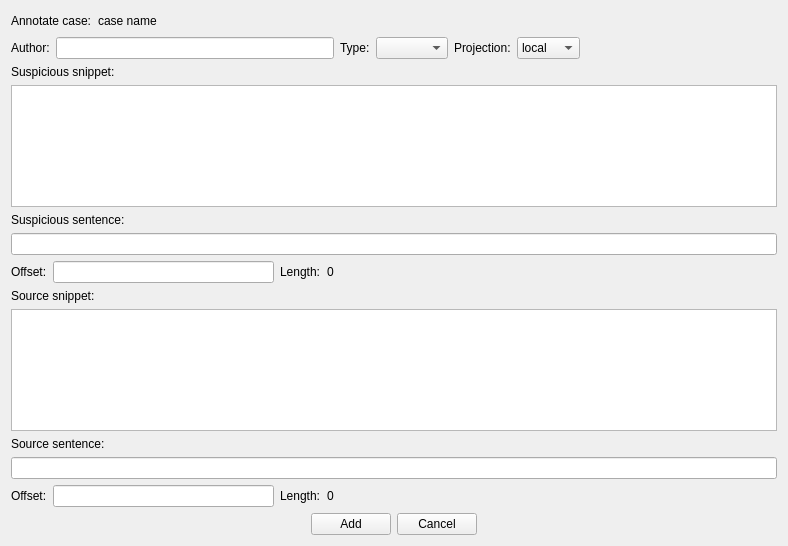
<?xml version="1.0" encoding="UTF-8"?>
<ui version="4.0">
 <class>Add_Annotation</class>
 <widget class="QWidget" name="Add_Annotation">
  <property name="windowModality">
   <enum>Qt::WindowModal</enum>
  </property>
  <property name="geometry">
   <rect>
    <x>0</x>
    <y>0</y>
    <width>788</width>
    <height>546</height>
   </rect>
  </property>
  <property name="windowTitle">
   <string>Add annotation</string>
  </property>
  <layout class="QGridLayout" name="gridLayout">
   <item row="0" column="0">
    <layout class="QHBoxLayout" name="horizontalLayout_7">
     <item>
      <widget class="QLabel" name="label_8">
       <property name="text">
        <string>Annotate case:</string>
       </property>
      </widget>
     </item>
     <item>
      <widget class="QLabel" name="lb_case_name">
       <property name="text">
        <string>case name</string>
       </property>
      </widget>
     </item>
     <item>
      <spacer name="horizontalSpacer_8">
       <property name="orientation">
        <enum>Qt::Horizontal</enum>
       </property>
       <property name="sizeHint" stdset="0">
        <size>
         <width>40</width>
         <height>20</height>
        </size>
       </property>
      </spacer>
     </item>
    </layout>
   </item>
   <item row="1" column="0">
    <layout class="QHBoxLayout" name="horizontalLayout_4">
     <item>
      <layout class="QHBoxLayout" name="horizontalLayout">
       <item>
        <widget class="QLabel" name="label">
         <property name="text">
          <string>Author:</string>
         </property>
        </widget>
       </item>
       <item>
        <widget class="QLineEdit" name="le_author"/>
       </item>
      </layout>
     </item>
     <item>
      <layout class="QHBoxLayout" name="horizontalLayout_2">
       <item>
        <widget class="QLabel" name="label_2">
         <property name="text">
          <string>Type:</string>
         </property>
        </widget>
       </item>
       <item>
        <widget class="QComboBox" name="cb_type"/>
       </item>
      </layout>
     </item>
     <item>
      <layout class="QHBoxLayout" name="horizontalLayout_3">
       <item>
        <widget class="QLabel" name="label_3">
         <property name="text">
          <string>Projection:</string>
         </property>
        </widget>
       </item>
       <item>
        <widget class="QComboBox" name="cb_projection">
         <item>
          <property name="text">
           <string>local</string>
          </property>
         </item>
         <item>
          <property name="text">
           <string>global</string>
          </property>
         </item>
        </widget>
       </item>
       <item>
        <spacer name="horizontalSpacer_5">
         <property name="orientation">
          <enum>Qt::Horizontal</enum>
         </property>
         <property name="sizeHint" stdset="0">
          <size>
           <width>40</width>
           <height>20</height>
          </size>
         </property>
        </spacer>
       </item>
      </layout>
     </item>
    </layout>
   </item>
   <item row="2" column="0">
    <layout class="QVBoxLayout" name="verticalLayout_5">
     <item>
      <layout class="QVBoxLayout" name="verticalLayout">
       <item>
        <widget class="QLabel" name="label_12">
         <property name="text">
          <string>Suspicious snippet:</string>
         </property>
        </widget>
       </item>
       <item>
        <widget class="QTextEdit" name="te_susp_snippet">
         <property name="readOnly">
          <bool>true</bool>
         </property>
        </widget>
       </item>
      </layout>
     </item>
     <item>
      <layout class="QVBoxLayout" name="verticalLayout_2">
       <item>
        <widget class="QLabel" name="label_10">
         <property name="text">
          <string>Suspicious sentence:</string>
         </property>
        </widget>
       </item>
       <item>
        <widget class="QLineEdit" name="le_susp_sentence"/>
       </item>
      </layout>
     </item>
     <item>
      <layout class="QHBoxLayout" name="horizontalLayout_5">
       <item>
        <widget class="QLabel" name="label_4">
         <property name="text">
          <string>Offset:</string>
         </property>
        </widget>
       </item>
       <item>
        <widget class="QLineEdit" name="le_susp_offset"/>
       </item>
       <item>
        <widget class="QLabel" name="label_5">
         <property name="text">
          <string>Length:</string>
         </property>
        </widget>
       </item>
       <item>
        <widget class="QLabel" name="lb_susp_length">
         <property name="text">
          <string>0</string>
         </property>
        </widget>
       </item>
       <item>
        <spacer name="horizontalSpacer_3">
         <property name="orientation">
          <enum>Qt::Horizontal</enum>
         </property>
         <property name="sizeHint" stdset="0">
          <size>
           <width>40</width>
           <height>20</height>
          </size>
         </property>
        </spacer>
       </item>
       <item>
        <spacer name="horizontalSpacer_4">
         <property name="orientation">
          <enum>Qt::Horizontal</enum>
         </property>
         <property name="sizeHint" stdset="0">
          <size>
           <width>40</width>
           <height>20</height>
          </size>
         </property>
        </spacer>
       </item>
      </layout>
     </item>
    </layout>
   </item>
   <item row="3" column="0">
    <layout class="QVBoxLayout" name="verticalLayout_6">
     <item>
      <layout class="QVBoxLayout" name="verticalLayout_4">
       <item>
        <layout class="QVBoxLayout" name="verticalLayout_3">
         <item>
          <widget class="QLabel" name="label_13">
           <property name="text">
            <string>Source snippet:</string>
           </property>
          </widget>
         </item>
         <item>
          <widget class="QTextEdit" name="te_src_snippet">
           <property name="readOnly">
            <bool>true</bool>
           </property>
          </widget>
         </item>
        </layout>
       </item>
       <item>
        <widget class="QLabel" name="label_11">
         <property name="text">
          <string>Source sentence:</string>
         </property>
        </widget>
       </item>
       <item>
        <widget class="QLineEdit" name="le_src_sentence"/>
       </item>
      </layout>
     </item>
     <item>
      <layout class="QHBoxLayout" name="horizontalLayout_6">
       <item>
        <widget class="QLabel" name="label_6">
         <property name="text">
          <string>Offset:</string>
         </property>
        </widget>
       </item>
       <item>
        <widget class="QLineEdit" name="le_src_offset"/>
       </item>
       <item>
        <widget class="QLabel" name="label_7">
         <property name="text">
          <string>Length:</string>
         </property>
        </widget>
       </item>
       <item>
        <widget class="QLabel" name="lb_src_length">
         <property name="text">
          <string>0</string>
         </property>
        </widget>
       </item>
       <item>
        <spacer name="horizontalSpacer_6">
         <property name="orientation">
          <enum>Qt::Horizontal</enum>
         </property>
         <property name="sizeHint" stdset="0">
          <size>
           <width>40</width>
           <height>20</height>
          </size>
         </property>
        </spacer>
       </item>
       <item>
        <spacer name="horizontalSpacer_7">
         <property name="orientation">
          <enum>Qt::Horizontal</enum>
         </property>
         <property name="sizeHint" stdset="0">
          <size>
           <width>40</width>
           <height>20</height>
          </size>
         </property>
        </spacer>
       </item>
      </layout>
     </item>
    </layout>
   </item>
   <item row="4" column="0">
    <layout class="QHBoxLayout" name="horizontalLayout_11">
     <item>
      <spacer name="horizontalSpacer">
       <property name="orientation">
        <enum>Qt::Horizontal</enum>
       </property>
       <property name="sizeHint" stdset="0">
        <size>
         <width>40</width>
         <height>20</height>
        </size>
       </property>
      </spacer>
     </item>
     <item>
      <widget class="QPushButton" name="btn_add_annotation">
       <property name="text">
        <string>Add</string>
       </property>
      </widget>
     </item>
     <item>
      <widget class="QPushButton" name="pushButton_2">
       <property name="text">
        <string>Cancel</string>
       </property>
      </widget>
     </item>
     <item>
      <spacer name="horizontalSpacer_2">
       <property name="orientation">
        <enum>Qt::Horizontal</enum>
       </property>
       <property name="sizeHint" stdset="0">
        <size>
         <width>40</width>
         <height>20</height>
        </size>
       </property>
      </spacer>
     </item>
    </layout>
   </item>
  </layout>
 </widget>
 <tabstops>
  <tabstop>le_author</tabstop>
  <tabstop>cb_type</tabstop>
  <tabstop>cb_projection</tabstop>
  <tabstop>te_susp_snippet</tabstop>
  <tabstop>le_susp_sentence</tabstop>
  <tabstop>le_susp_offset</tabstop>
  <tabstop>te_src_snippet</tabstop>
  <tabstop>le_src_sentence</tabstop>
  <tabstop>le_src_offset</tabstop>
  <tabstop>btn_add_annotation</tabstop>
  <tabstop>pushButton_2</tabstop>
 </tabstops>
 <resources/>
 <connections>
  <connection>
   <sender>pushButton_2</sender>
   <signal>clicked()</signal>
   <receiver>Add_Annotation</receiver>
   <slot>close()</slot>
   <hints>
    <hint type="sourcelabel">
     <x>347</x>
     <y>397</y>
    </hint>
    <hint type="destinationlabel">
     <x>381</x>
     <y>459</y>
    </hint>
   </hints>
  </connection>
 </connections>
</ui>
